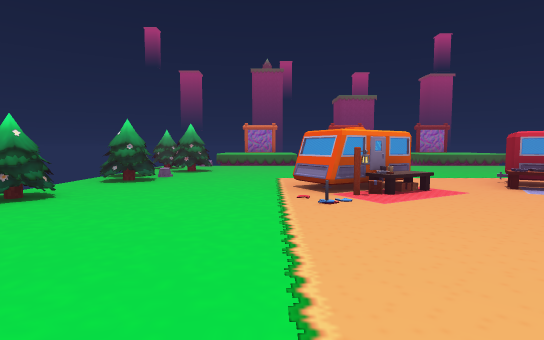
view 1 (above)

17 first-person views from a walk through a scene from a Unity 3-D project. The camera is 1.4 m above the floor, tilts 4° down and sees 80° across. The floor is counted in squares, 2 m on a side. Each view is taken from the middle of a square. On the plan, view 1 faces up. The plan holds only what a view shows up to about 10 squares ahead; the rest is blank. The place goes on beyond the plan. The player character is not drawn.

view 2
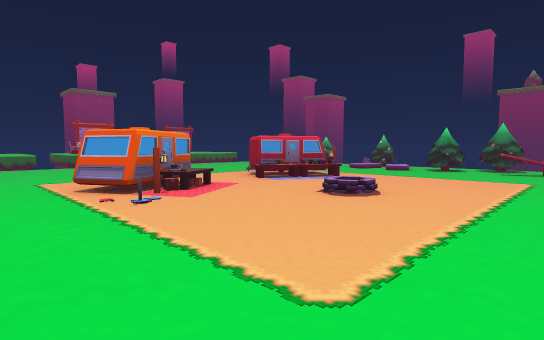

view 3
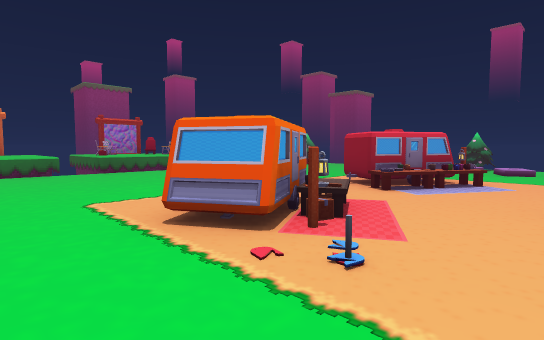

view 4
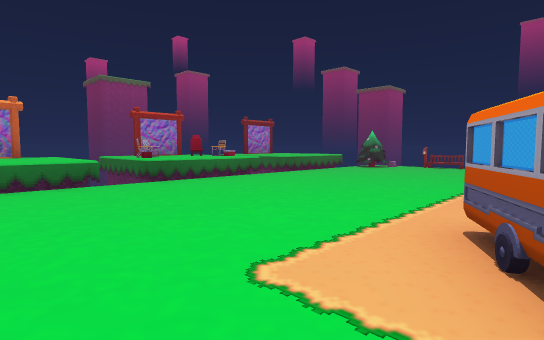

view 5
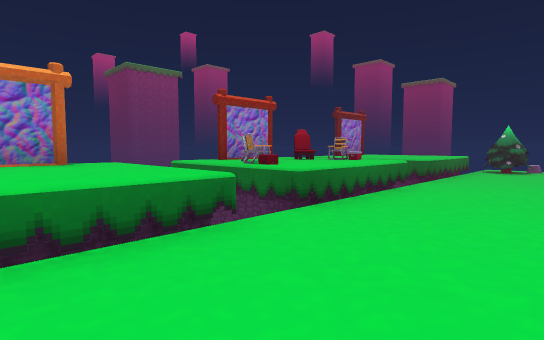

view 6
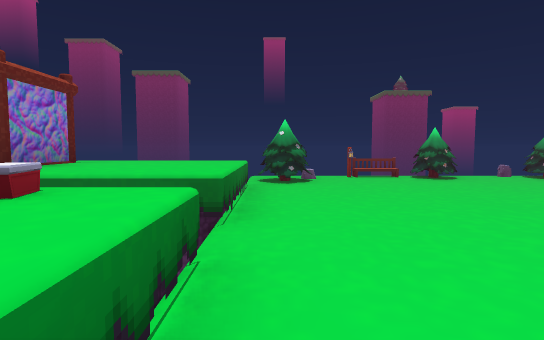

view 7
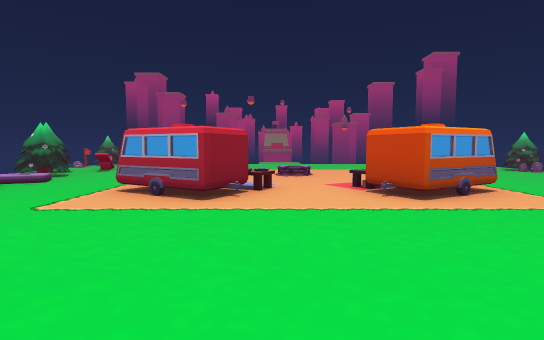

view 8
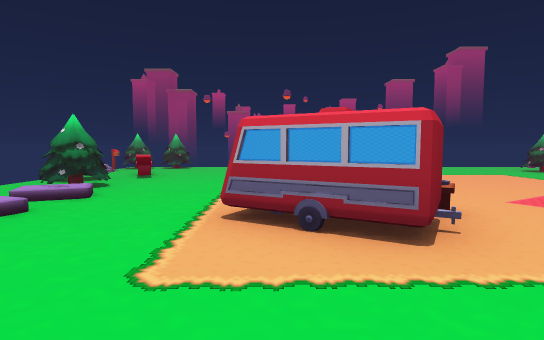

view 9
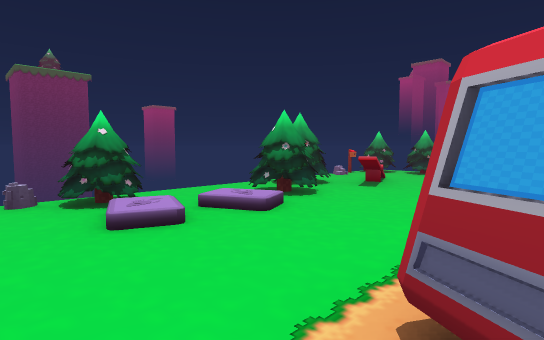

view 10
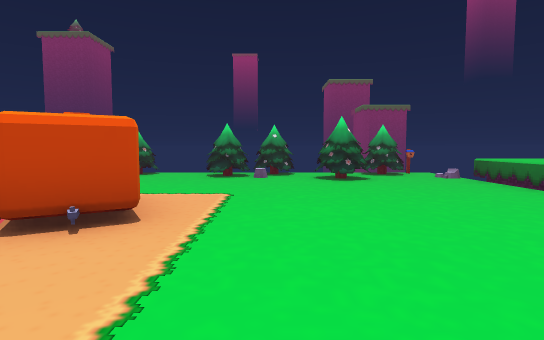

view 11
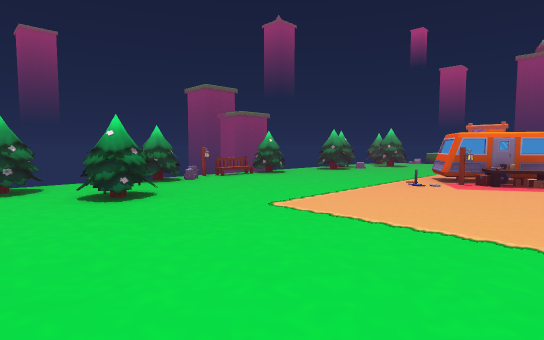

view 12
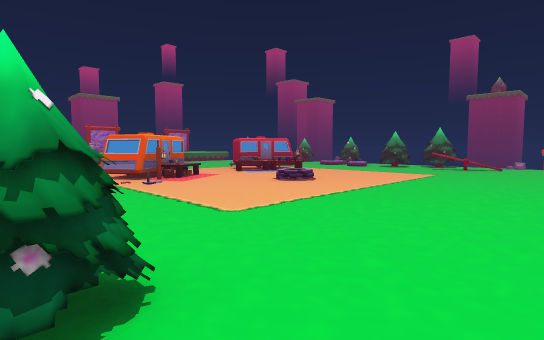

view 13
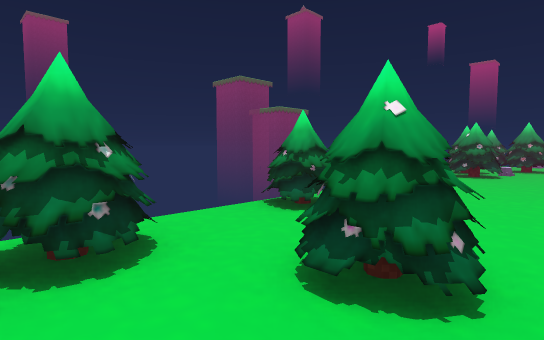

view 14
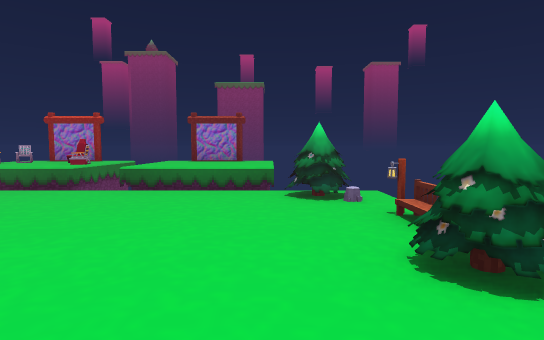

view 15
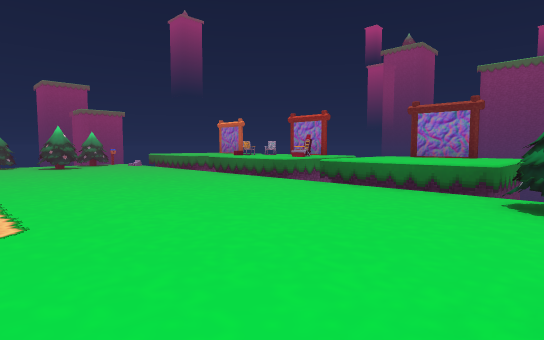

view 16
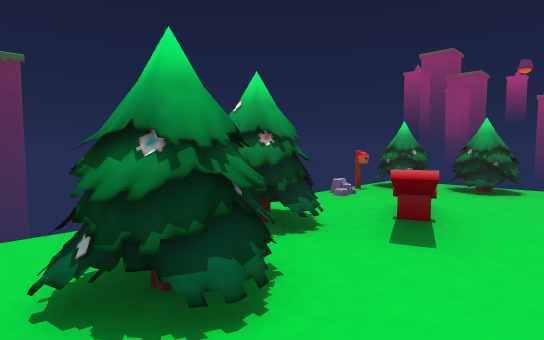

view 17
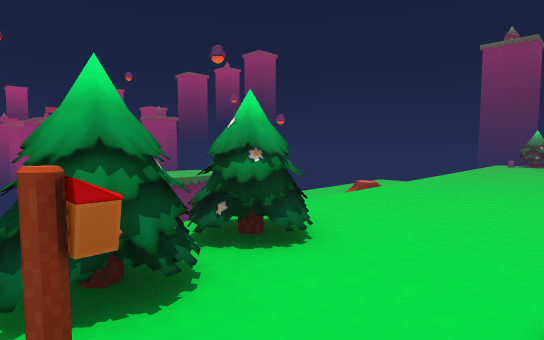

### Floor plan
Key: @ floor where view 1 was taken; # wall or solid block; x gap in a wall; . main floor; : floor 0.5 m higher than the main floor; / step, stairs or slope; = window, fence, low wall or low ledge; ^ raised ledge; v drop or lower ground.
Columns run from 4 left of view 1 to 11 right of it. Each row starts with its distance up from view 1.
 15    ^^^^^^^^^^^
 14    ^^^^^^^^^^^
 13   ^^^^^^^^^^^^
 12 ##=..........==#
 11 ^=............=#
 10  ##............
  9  =/............^
  8 ##............:x
  7 .#..............
  6 .....##.###../=#
  5 #....x^..^#../=#
  4 #=...=......./=.
  3 #............##.
  2 .............##x
  1 #=...........==.
  0 ..#.@...........
 -1 #==............#
 -2 ##...........#x^
 -3     vvvvvvv  =^

Where each view was taken, in squares from view 1:
view 1: 0 up, 0 right, facing up
view 2: 0 up, 1 left, facing up-right
view 3: 3 up, 1 left, facing up-right
view 4: 6 up, 1 left, facing up-right
view 5: 10 up, 1 left, facing up-right
view 6: 12 up, 3 right, facing right
view 7: 11 up, 4 right, facing down
view 8: 9 up, 6 right, facing down
view 9: 7 up, 6 right, facing down-right
view 10: 8 up, 5 right, facing left
view 11: 2 down, 3 right, facing up-left
view 12: 2 down, 2 left, facing up-right
view 13: 2 down, 1 left, facing up-left
view 14: 6 up, 9 right, facing up
view 15: 7 up, 10 right, facing up-left
view 16: 4 up, 8 right, facing down-right
view 17: 0 up, 11 right, facing down-left
